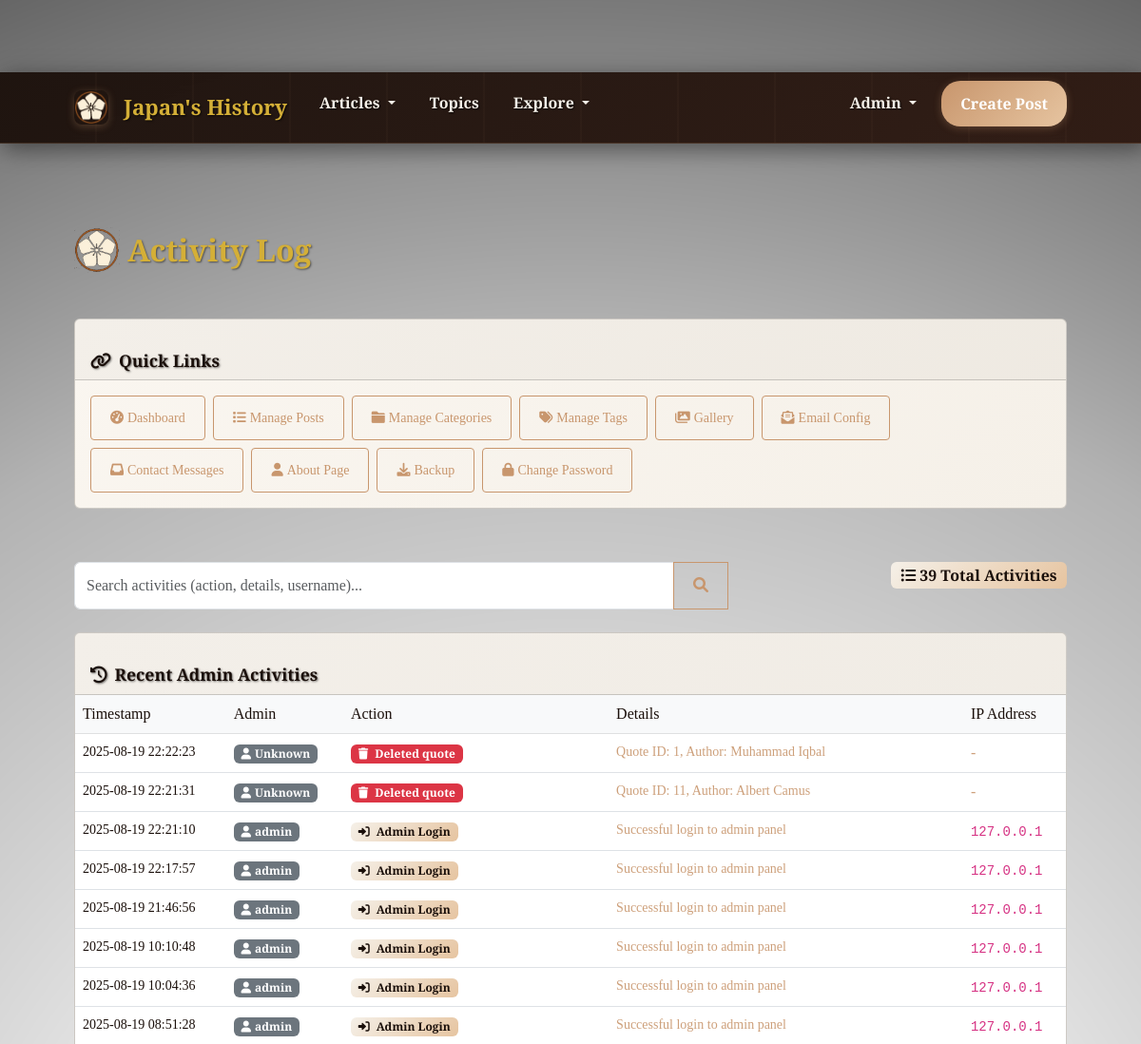
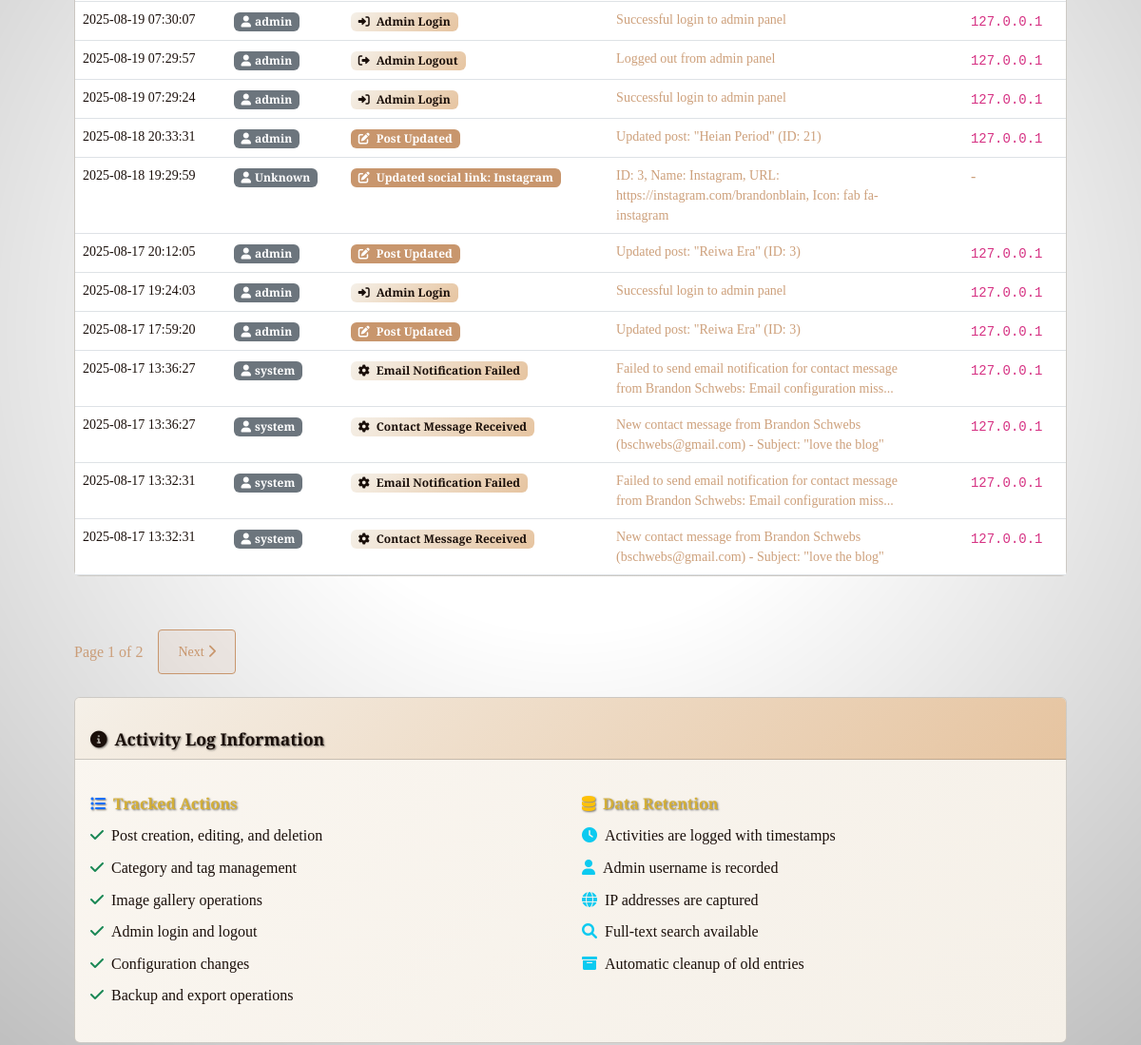
The app's page /admin/activity-log (signed in, upper part), older data (2 pictures, top to bottom).
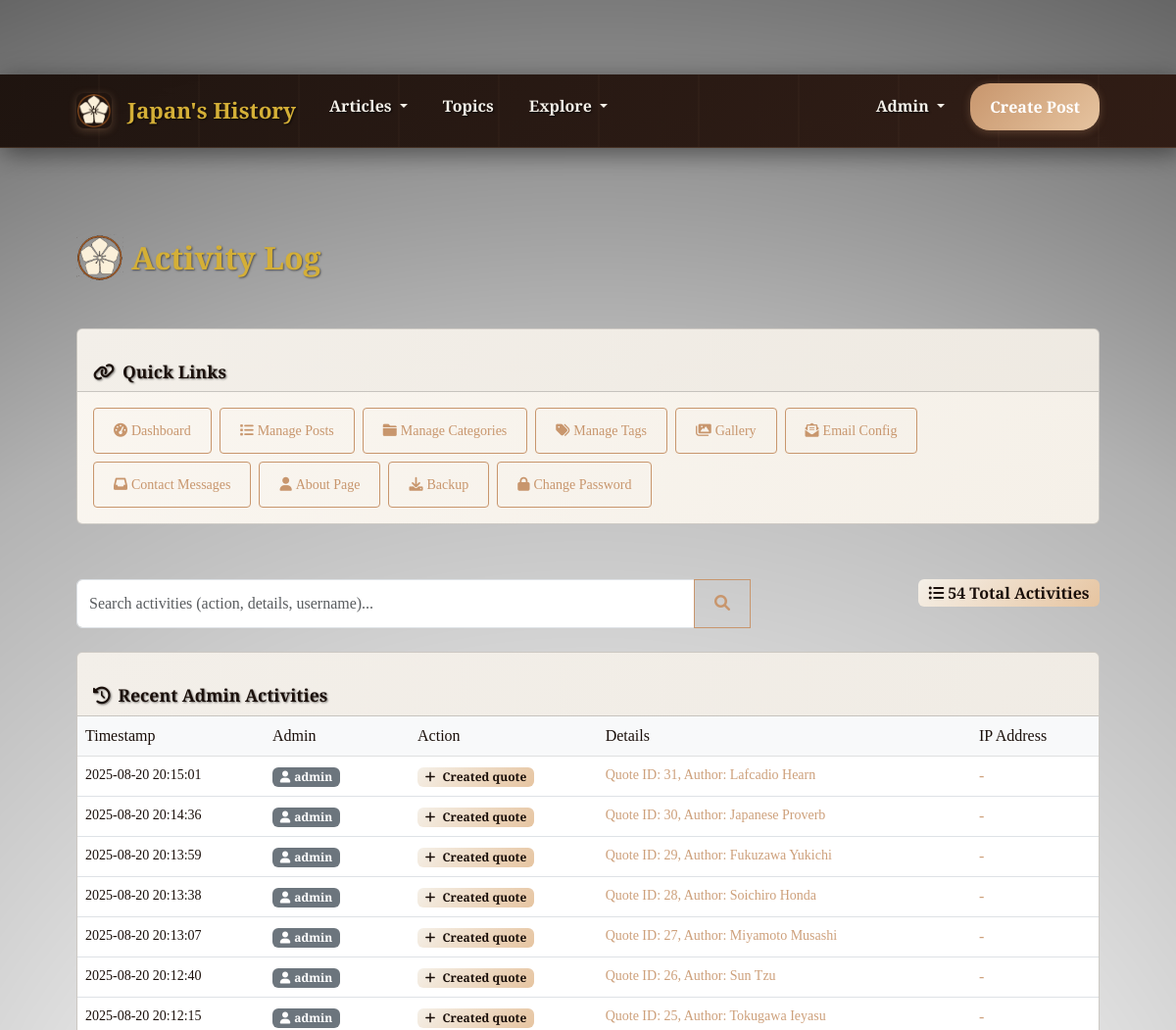
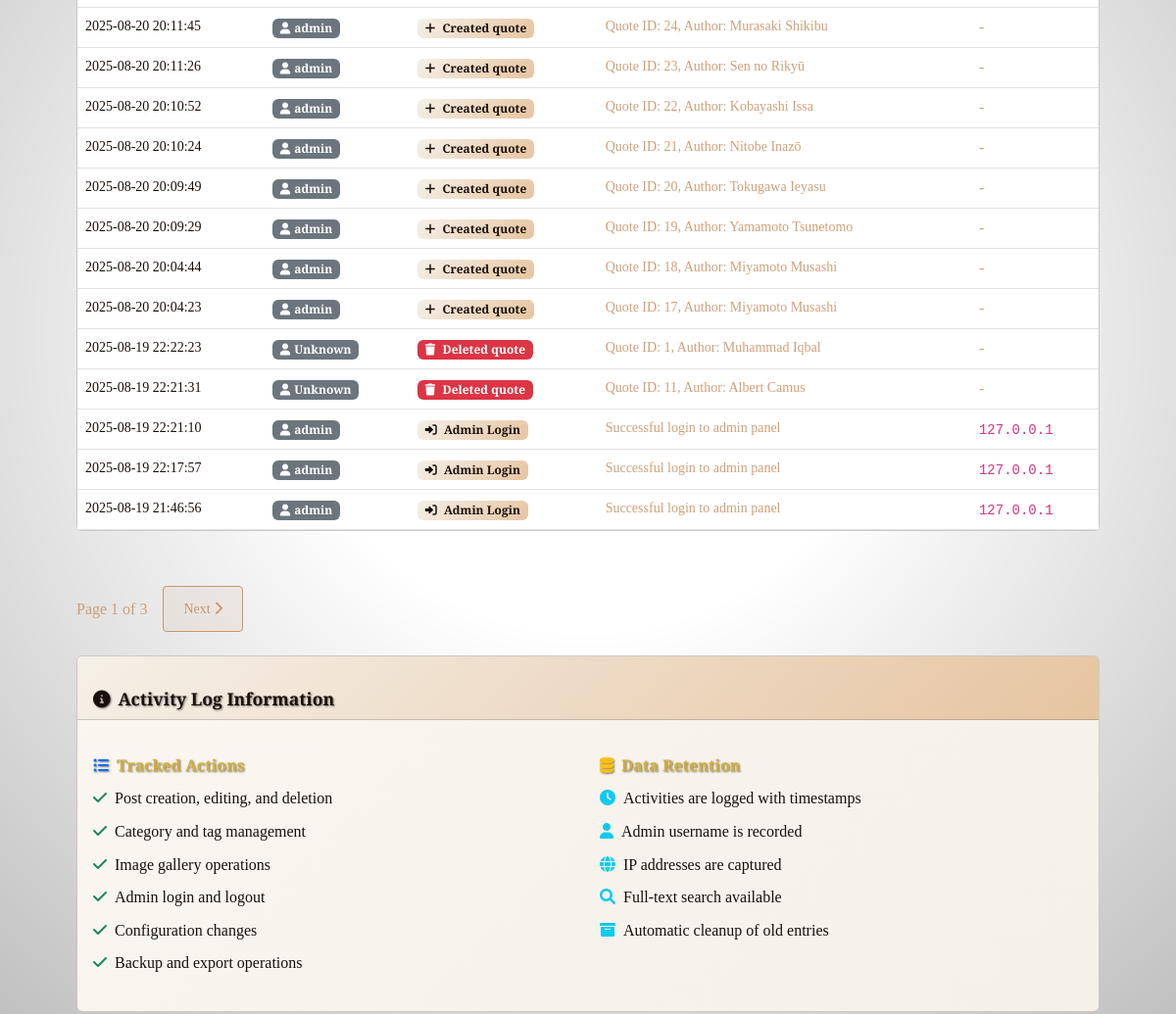
The same page, newer data (2 pictures, top to bottom).
### tables this page shows
CREATE TABLE activity_log (
                    id INTEGER PRIMARY KEY AUTOINCREMENT,
                    admin_username TEXT NOT NULL,
                    action TEXT NOT NULL,
                    details TEXT,
                    ip_address TEXT,
                    timestamp TIMESTAMP DEFAULT CURRENT_TIMESTAMP
                );

### routes/admin.py (the view)
@admin.route('/admin/activity-log')
@admin_required
def admin_activity_log():
    page = request.args.get('page', 1, type=int)
    search_query = request.args.get('query', '')
    if search_query:
        activities = ActivityLogModel.search_activities(search_query, page=page, per_page=20)
        total_activities = len(ActivityLogModel.search_activities(search_query, page=1, per_page=10000))
    else:
        activities = ActivityLogModel.get_activities_paginated(page=page, per_page=20)
        total_activities = ActivityLogModel.count_activities()
    per_page = 20
    total_pages = (total_activities + per_page - 1) // per_page
    return render_template('admin/activity_log.html',
                         activities=activities,
                         page=page,
                         total_pages=total_pages,
                         search_query=search_query,
                         total_activities=total_activities)

### forms.py
class SearchForm(FlaskForm):
    query = StringField('Search', validators=[Length(max=200)], render_kw={"placeholder": "Search posts..."})
    submit = SubmitField('Search')

### models.py (called while the page is built)
def get_db():
    db = getattr(g, '_database', None)
    if db is None:
        db = g._database = sqlite3.connect(current_app.config['DATABASE'])
        db.row_factory = sqlite3.Row
    return db

    @staticmethod
    def get_introduction_post():
        db = get_db()
        return db.execute('''
            SELECT p.* FROM posts p
            JOIN categories c ON p.category_id = c.id
            WHERE c.slug = 'introduction'
            LIMIT 1
        ''').fetchone()

    @staticmethod
    def get_all_categories():
        db = get_db()
        return db.execute('''
            SELECT c.*, COUNT(p.id) as post_count
            FROM categories c
            LEFT JOIN posts p ON c.id = p.category_id
            GROUP BY c.id
            ORDER BY c.name
        ''').fetchall()

    @staticmethod
    def count_activities():
        db = get_db()
        return db.execute('SELECT COUNT(*) FROM activity_log').fetchone()[0]

### utils.py (called while the page is built)
def is_admin_logged_in():
    return session.get('admin_logged_in', False)

### templates/admin/activity_log.html (shortened to what the changed rows need)
{% extends "base.html" %}
{% block content %}
<div class="d-flex justify-content-between align-items-center mb-4">
    <h1 class="d-flex align-items-center" style="font-size: 2rem;">
        <img src="{{ url_for('static', filename='img/Japanese History Blog Logo - Styled.png') }}"
             alt="Japan's History Logo" class="me-2" style="height: 48px; width: 48px;">
        Activity Log
    </h1>
</div>
<div class="row mb-4">
    <div class="col-md-4">
        <div class="text-md-end">
            <span class="badge bg-info fs-6">
                <i class="fas fa-list-ul me-1"></i>{{ total_activities }} Total Activities
            </span>
        </div>
    </div>
</div>
{% if activities %}
<div class="row">
    <div class="col-12">
        <div class="card">
            <div class="card-body p-0">
                <div class="table-responsive">
                    <table class="table table-hover mb-0">
                        <thead class="table-light">
                            <tr>
                                <th>Timestamp</th>
                                <th>Admin</th>
                                <th>Action</th>
                                <th>Details</th>
                                <th>IP Address</th>
                            </tr>
                        </thead>
                        <tbody>
                            {% for activity in activities %}
                            <tr>
                                <td>
                                    <div class="small">
                                        <div>{{ activity.timestamp[:19] }}</div>
                                    </div>
                                </td>
                                <td>
                                    <span class="badge bg-secondary">
                                        <i class="fas fa-user me-1"></i>{{ activity.admin_username }}
                                    </span>
                                </td>
                                <td>
                                    <span class="badge {% if 'delete' in activity.action.lower() %}bg-danger{% elif 'create' in activity.action.lower() %}bg-success{% elif 'update' in activity.action.lower() %}bg-warning text-dark{% elif 'login' in activity.action.lower() %}bg-info{% else %}bg-primary{% endif %}">
                                        {% if 'delete' in activity.action.lower() %}
                                            <i class="fas fa-trash me-1"></i>
                                        {% elif 'create' in activity.action.lower() %}
                                            <i class="fas fa-plus me-1"></i>
                                        {% elif 'update' in activity.action.lower() %}
                                            <i class="fas fa-edit me-1"></i>
                                        {% elif 'login' in activity.action.lower() %}
                                            <i class="fas fa-sign-in-alt me-1"></i>
                                        {% elif 'logout' in activity.action.lower() %}
                                            <i class="fas fa-sign-out-alt me-1"></i>
                                        {% else %}
                                            <i class="fas fa-cog me-1"></i>
                                        {% endif %}
                                        {{ activity.action }}
                                    </span>
                                </td>
                                <td>
                                    {% if activity.details %}
                                        <div class="small text-muted" style="max-width: 300px;">
                                            {{ activity.details[:100] }}{% if activity.details|length > 100 %}...{% endif %}
                                        </div>
                                    {% else %}
                                        <span class="text-muted">-</span>
                                    {% endif %}
                                </td>
                                <td>
                                    {% if activity.ip_address %}
                                        <code class="small">{{ activity.ip_address }}</code>
                                    {% else %}
                                        <span class="text-muted">-</span>
                                    {% endif %}
                                </td>
                            </tr>
                            {% endfor %}
                        </tbody>
                    </table>
                </div>
            </div>
        </div>
    </div>
</div>
{% if total_pages > 1 %}
<nav aria-label="Activity log pagination" class="mt-4">
    <div class="d-flex align-items-center justify-content-between">
        <div class="d-flex align-items-center me-3">
            <span class="text-muted me-3">Page {{ page }} of {{ total_pages }}</span>
            <div class="btn-group" role="group">
                {% if page < total_pages %}
                    <a href="{{ url_for('admin.admin_activity_log', page=page+1, query=search_query) }}" class="btn btn-outline-primary btn-sm">
                        Next <i class="fas fa-chevron-right"></i>
                    </a>
                {% endif %}
            </div>
        </div>
    </div>
</nav>
{% endif %}
{% endif %}
{% endblock %}

Row changes from the older to the newer data that the page shows:
no longer on this page (row unchanged): activity_log: timestamp "2025-08-19 10:10:48", admin_username "admin", action "Admin Login", details "Successful login to admin panel", ip_address "127.0.0.1"
no longer on this page (row unchanged): activity_log: timestamp "2025-08-19 10:04:36", admin_username "admin", action "Admin Login", details "Successful login to admin panel", ip_address "127.0.0.1"
no longer on this page (row unchanged): activity_log: timestamp "2025-08-19 08:51:28", admin_username "admin", action "Admin Login", details "Successful login to admin panel", ip_address "127.0.0.1"
no longer on this page (row unchanged): activity_log: timestamp "2025-08-19 07:30:07", admin_username "admin", action "Admin Login", details "Successful login to admin panel", ip_address "127.0.0.1"
no longer on this page (row unchanged): activity_log: timestamp "2025-08-19 07:29:57", admin_username "admin", action "Admin Logout", details "Logged out from admin panel", ip_address "127.0.0.1"
no longer on this page (row unchanged): activity_log: timestamp "2025-08-19 07:29:24", admin_username "admin", action "Admin Login", details "Successful login to admin panel", ip_address "127.0.0.1"
no longer on this page (row unchanged): activity_log: timestamp "2025-08-18 20:33:31", admin_username "admin", action "Post Updated", details "Updated post: \"Heian Period\" (ID: 21)", ip_address "127.0.0.1"
no longer on this page (row unchanged): activity_log: timestamp "2025-08-18 19:29:59", admin_username "Unknown", action "Updated social link: Instagram", details "ID: 3, Name: Instagram, URL: https://instagram.com/brandonblain, Icon: fab fa-instagram"
no longer on this page (row unchanged): activity_log: timestamp "2025-08-17 20:12:05", admin_username "admin", action "Post Updated", details "Updated post: \"Reiwa Era\" (ID: 3)", ip_address "127.0.0.1"
no longer on this page (row unchanged): activity_log: timestamp "2025-08-17 19:24:03", admin_username "admin", action "Admin Login", details "Successful login to admin panel", ip_address "127.0.0.1"
no longer on this page (row unchanged): activity_log: timestamp "2025-08-17 17:59:20", admin_username "admin", action "Post Updated", details "Updated post: \"Reiwa Era\" (ID: 3)", ip_address "127.0.0.1"
no longer on this page (row unchanged): activity_log: timestamp "2025-08-17 13:36:27", admin_username "system", action "Email Notification Failed", details "Failed to send email notification for contact message from Brandon Schwebs: Email configuration miss", ip_address "127.0.0.1"
no longer on this page (row unchanged): activity_log: timestamp "2025-08-17 13:36:27", admin_username "system", action "Contact Message Received", details "New contact message from Brandon Schwebs (bschwebs@gmail.com) - Subject: \"love the blog\"", ip_address "127.0.0.1"
no longer on this page (row unchanged): activity_log: timestamp "2025-08-17 13:32:31", admin_username "system", action "Email Notification Failed", details "Failed to send email notification for contact message from Brandon Schwebs: Email configuration miss", ip_address "127.0.0.1"
no longer on this page (row unchanged): activity_log: timestamp "2025-08-17 13:32:31", admin_username "system", action "Contact Message Received", details "New contact message from Brandon Schwebs (bschwebs@gmail.com) - Subject: \"love the blog\"", ip_address "127.0.0.1"
added activity_log: timestamp "2025-08-20 20:15:01", admin_username "admin", action "Created quote", details "Quote ID: 31, Author: Lafcadio Hearn"
added activity_log: timestamp "2025-08-20 20:14:36", admin_username "admin", action "Created quote", details "Quote ID: 30, Author: Japanese Proverb"
added activity_log: timestamp "2025-08-20 20:13:59", admin_username "admin", action "Created quote", details "Quote ID: 29, Author: Fukuzawa Yukichi"
added activity_log: timestamp "2025-08-20 20:13:38", admin_username "admin", action "Created quote", details "Quote ID: 28, Author: Soichiro Honda"
added activity_log: timestamp "2025-08-20 20:13:07", admin_username "admin", action "Created quote", details "Quote ID: 27, Author: Miyamoto Musashi"
added activity_log: timestamp "2025-08-20 20:12:40", admin_username "admin", action "Created quote", details "Quote ID: 26, Author: Sun Tzu"
added activity_log: timestamp "2025-08-20 20:12:15", admin_username "admin", action "Created quote", details "Quote ID: 25, Author: Tokugawa Ieyasu"
added activity_log: timestamp "2025-08-20 20:11:45", admin_username "admin", action "Created quote", details "Quote ID: 24, Author: Murasaki Shikibu"
added activity_log: timestamp "2025-08-20 20:11:26", admin_username "admin", action "Created quote", details "Quote ID: 23, Author: Sen no Rikyū"
added activity_log: timestamp "2025-08-20 20:10:52", admin_username "admin", action "Created quote", details "Quote ID: 22, Author: Kobayashi Issa"
added activity_log: timestamp "2025-08-20 20:10:24", admin_username "admin", action "Created quote", details "Quote ID: 21, Author: Nitobe Inazō"
added activity_log: timestamp "2025-08-20 20:09:49", admin_username "admin", action "Created quote", details "Quote ID: 20, Author: Tokugawa Ieyasu"
added activity_log: timestamp "2025-08-20 20:09:29", admin_username "admin", action "Created quote", details "Quote ID: 19, Author: Yamamoto Tsunetomo"
added activity_log: timestamp "2025-08-20 20:04:44", admin_username "admin", action "Created quote", details "Quote ID: 18, Author: Miyamoto Musashi"
added activity_log: timestamp "2025-08-20 20:04:23", admin_username "admin", action "Created quote", details "Quote ID: 17, Author: Miyamoto Musashi"
Text that changed along with them:
{{ total_activities }}: "39" → "54"
{{ total_pages }}: "2" → "3"
